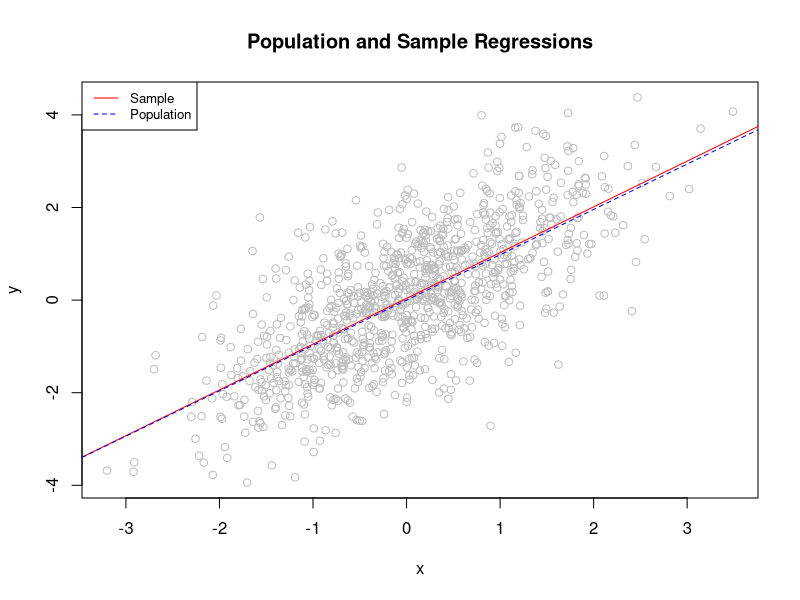
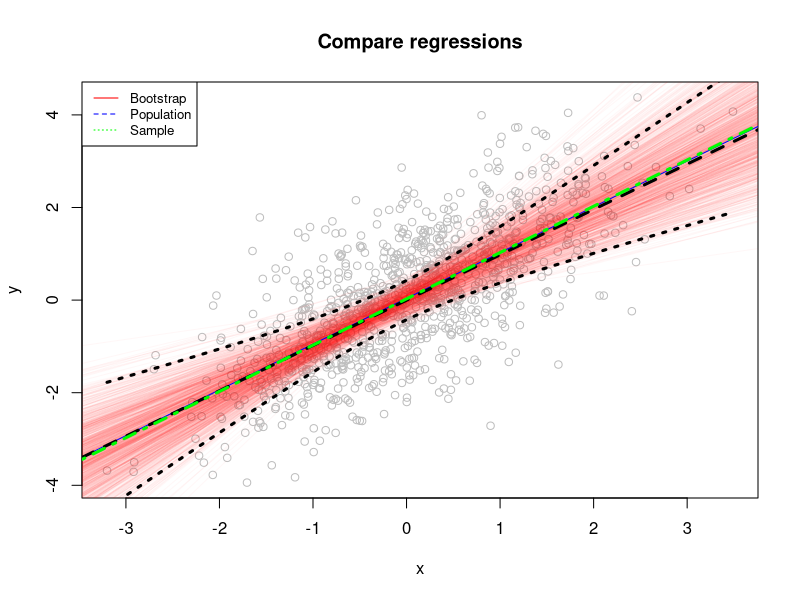

Reproduce these figures in R, in order.
# Generating data
set.seed(2021)
n <- 1000
x <- rnorm(n)
y <- x + rnorm(n)


#Models of population and sample
population.data <- as.data.frame(cbind(x, y))
population.model <- lm(y ~ x, population.data)
summary(population.model)


#Sampling the data
sample.data <-
  population.data[sample(nrow(population.data), 20, replace = TRUE), ]
sample.model <- lm(y ~ x, data = sample.data)
summary(sample.model)


#Plotting the models
plot(y ~ x, col = "gray", main = 'Population and Sample Regressions')
abline(coef(population.model)[1], coef(population.model)[2], col = "red")
abline(coef(sample.model)[1],
       coef(sample.model)[2],
       col = "blue",
       lty = 2)
legend(
  "topleft",
  legend = c("Sample", "Population"),
  col = c("red", "blue"),
  lty = 1:2,
  cex = 0.8)


#The bootstrap regression
sample_coef_intercept <- NULL
sample_coef_x1 <- NULL

for (i in 1:1000) {
  sample_d = sample.data[sample(1:nrow(sample.data), nrow(sample.data), replace = TRUE), ]
  
  model_bootstrap <- lm(y ~ x, data = sample_d)
  
  sample_coef_intercept <-
    c(sample_coef_intercept, model_bootstrap$coefficients[1])
  
  sample_coef_x1 <-
    c(sample_coef_x1, model_bootstrap$coefficients[2])
}

coefs <- rbind(sample_coef_intercept, sample_coef_x1)


# Combining the results in a table
means.boot = c(mean(sample_coef_intercept), mean(sample_coef_x1))
knitr::kable(round(
  cbind(
    population = coef(summary(population.model))[, 1],
    sample = coef(summary(sample.model))[, 1],
    bootstrap = means.boot),4), 
  "simple", caption = "Coefficients in different models")

confint(population.model)
confint(sample.model)
a <-
  cbind(
    quantile(sample_coef_intercept, prob = 0.025),
    quantile(sample_coef_intercept, prob = 0.975))
b <-
  cbind(quantile(sample_coef_x1, prob = 0.025),
        quantile(sample_coef_x1, prob = 0.975))

c <-
  round(cbind(
    population = confint(population.model),
    sample = confint(sample.model),
    boot = rbind(a, b)), 4)
colnames(c) <- c("2.5 %", "97.5 %",
                 "2.5 %", "97.5 %",
                 "2.5 %", "97.5 %")
knitr::kable(rbind(
  c('population',
    'population',
    'sample',
    'sample',
    'bootstrap',
    'bootstrap'),c))




#Predicting on new data
new.data = seq(min(x), max(x), by = 0.05)
conf_interval <-
  predict(
    sample.model,
    newdata = data.frame(x = new.data),
    interval = "confidence",
    level = 0.95)


#Plotting the results on the project step-by-spet
plot(
  y ~ x,
  col = "gray",
  xlab = "x",
  ylab = "y",
  main = "Compare regressions")
apply(coefs, 2, abline, col = rgb(1, 0, 0, 0.03))
abline(coef(population.model)[1], coef(population.model)[2], col = "blue")
abline(coef(sample.model)[1],
       coef(sample.model)[2],
       col = "black",
       lty = 2, lwd=3)
abline(mean(sample_coef_intercept),
       mean(sample_coef_x1),
       col = "green",
       lty = 4, lwd=3)
lines(new.data, conf_interval[, 2], col = "black", lty = 3, lwd=3)
lines(new.data, conf_interval[, 3], col = "black", lty = 3, lwd=3)
legend("topleft",
       legend = c("Bootstrap", "Population", 'Sample'),
       col = c("red", "blue", 'green'),
       lty = 1:3,
       cex = 0.8)



